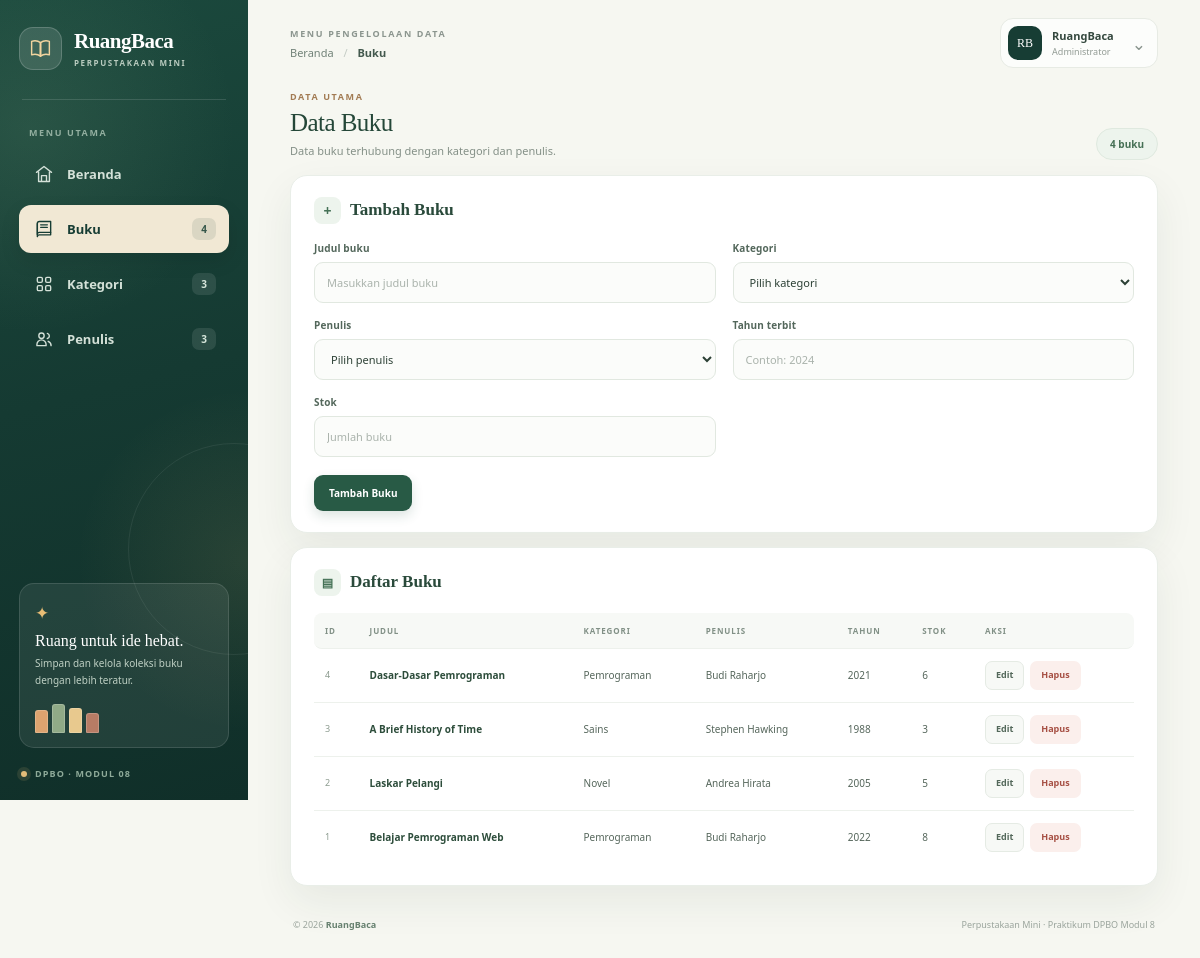
/index.php?page=buku, run on the app's committed database.
### tables this page shows
CREATE TABLE buku (
    id_buku INT AUTO_INCREMENT PRIMARY KEY,
    id_kategori INT NOT NULL,
    id_penulis INT NOT NULL,
    judul VARCHAR(150) NOT NULL,
    tahun_terbit YEAR NOT NULL,
    stok INT NOT NULL DEFAULT 0,

     
    CONSTRAINT fk_buku_kategori
        FOREIGN KEY (id_kategori) REFERENCES kategori(id_kategori)
        ON UPDATE CASCADE ON DELETE RESTRICT,

     
    CONSTRAINT fk_buku_penulis
        FOREIGN KEY (id_penulis) REFERENCES penulis(id_penulis)
        ON UPDATE CASCADE ON DELETE RESTRICT
);

CREATE TABLE kategori (
    id_kategori INT AUTO_INCREMENT PRIMARY KEY,
    nama_kategori VARCHAR(100) NOT NULL,
    deskripsi TEXT
);

CREATE TABLE penulis (
    id_penulis INT AUTO_INCREMENT PRIMARY KEY,
    nama_penulis VARCHAR(100) NOT NULL,
    negara VARCHAR(60)
);

### class/Buku.php (called while the page is built, shortened)
<?php
class Buku
{
    private $db;
    public function __construct($db)
    {
        $this->db = $db;
    }
    public function getAll()
    {
        $sql = 'SELECT buku.*, kategori.nama_kategori, penulis.nama_penulis
                FROM buku
                INNER JOIN kategori ON buku.id_kategori = kategori.id_kategori
                INNER JOIN penulis ON buku.id_penulis = penulis.id_penulis
                ORDER BY buku.id_buku DESC';
        $stmt = $this->db->prepare($sql);
        $stmt->execute();
        return $stmt->fetchAll();
    }
}

### config/helper.php (called while the page is built, shortened)
<?php
function e($value)
{
    return htmlspecialchars((string) $value, ENT_QUOTES, 'UTF-8');
}

### view/buku.php (the view, shortened to what this page needs)
<main>
    <section class="section-heading">
        <div>
            <p class="eyebrow">DATA UTAMA</p>
            <h2>Data Buku</h2>
            <p class="muted">Data buku terhubung dengan kategori dan penulis.</p>
        </div>
        <span class="count-label"><?php echo count($books); ?> buku</span>
    </section>
    <section class="panel form-panel">
        <h3><?php echo $bukuEdit ? 'Ubah Buku' : 'Tambah Buku'; ?></h3>
        <form method="POST" action="index.php">
            <div class="form-grid">
                <label>Judul buku
                    <input type="text" name="judul" required maxlength="150"
                           value="<?php echo e((isset($bukuEdit['judul']) ? $bukuEdit['judul'] : '')); ?>" placeholder="Masukkan judul buku">
                </label>
                <label>Kategori
                    <select name="id_kategori" required>
                        <option value="">Pilih kategori</option>
                    </select>
                </label>
                <label>Penulis
                    <select name="id_penulis" required>
                        <option value="">Pilih penulis</option>
                    </select>
                </label>
                <label>Tahun terbit
                    <input type="number" name="tahun_terbit" min="1901" max="2155" required
                           value="<?php echo e((isset($bukuEdit['tahun_terbit']) ? $bukuEdit['tahun_terbit'] : '')); ?>" placeholder="Contoh: 2024">
                </label>
                <label>Stok
                    <input type="number" name="stok" min="0" required
                           value="<?php echo e((isset($bukuEdit['stok']) ? $bukuEdit['stok'] : '')); ?>" placeholder="Jumlah buku">
                </label>
            </div>
            <div class="form-actions">
                <button type="submit" class="button primary"><?php echo $bukuEdit ? 'Simpan Perubahan' : 'Tambah Buku'; ?></button>
            </div>
        </form>
    </section>
    <section class="panel table-panel">
        <h3>Daftar Buku</h3>
        <div class="table-wrap">
            <table>
                <thead>
                    <tr>
                        <th>ID</th><th>Judul</th><th>Kategori</th><th>Penulis</th>
                        <th>Tahun</th><th>Stok</th><th>Aksi</th>
                    </tr>
                </thead>
                <tbody>
                <?php if (count($books) > 0): ?>
                    <?php foreach ($books as $book): ?>
                        <tr>
                            <td><?php echo e($book['id_buku']); ?></td>
                            <td><?php echo e($book['judul']); ?></td>
                            <td><?php echo e($book['nama_kategori']); ?></td>
                            <td><?php echo e($book['nama_penulis']); ?></td>
                            <td><?php echo e($book['tahun_terbit']); ?></td>
                            <td><?php echo e($book['stok']); ?></td>
                            <td class="actions">
                                <a class="button small secondary" href="index.php?page=buku&edit=<?php echo e($book['id_buku']); ?>">Edit</a>
                                <form method="POST" action="index.php">
                                    <button type="submit" class="button small danger">Hapus</button>
                                </form>
                            </td>
                        </tr>
                    <?php endforeach; ?>
                <?php else: ?>
                    <tr><td colspan="7" class="empty">Belum ada data buku.</td></tr>
                <?php endif; ?>
                </tbody>
            </table>
        </div>
    </section>
</main>

### style/style.css (style rules this page uses)
:root { --forest: #173d34; --forest-deep: #102f29; --forest-soft: #e7f0e9; --sage: #dce8dc; --cream: #f6f7f1; --paper: #ffffff; --ink: #1d302b; --muted: #78847d; --line: #e8ede7; --gold: #e8bd75; --coral: #d97962; --shadow: 0 16px 42px rgba(25, 55, 45, 0.07); }
* { box-sizing: border-box; }
html { min-width: 320px; scroll-behavior: smooth; }
body { margin: 0; color: var(--ink); background: var(--cream); font-family: "Segoe UI", Arial, sans-serif; font-size: 14px; -webkit-font-smoothing: antialiased; }
a { color: inherit; }
button, input, select, textarea { font: inherit; }
button, a { -webkit-tap-highlight-color: transparent; }
main { min-width: 0; }
.section-heading { display: flex; align-items: flex-end; justify-content: space-between; gap: 16px; margin: 4px 0 15px; }
.eyebrow { margin: 0 0 6px; color: #a27b53; font-size: 9px; font-weight: 800; letter-spacing: 1.6px; }
.section-heading h2 { margin: 0 0 5px; color: #244738; font-family: Georgia, "Times New Roman", serif; font-size: 25px; font-weight: 500; letter-spacing: -.55px; }
.subtitle, .muted { margin: 0; color: #849087; font-size: 11px; line-height: 1.6; }
.count-label { flex: 0 0 auto; padding: 8px 13px; border: 1px solid #dfe9df; border-radius: 30px; color: #467055; background: #edf4ed; font-size: 10px; font-weight: 800; white-space: nowrap; }
.panel { margin: 14px 0; padding: 21px 23px; border: 1px solid #e9eee8; border-radius: 17px; background: var(--paper); box-shadow: var(--shadow); }
.panel h3 { display: flex; align-items: center; gap: 9px; margin: 0 0 17px; color: #2a4a3b; font-family: Georgia, "Times New Roman", serif; font-size: 17px; font-weight: 600; }
.form-panel h3::before, .table-panel h3::before { display: grid; width: 27px; height: 27px; flex: 0 0 27px; place-items: center; border-radius: 8px; color: #467257; background: #edf4ed; font-family: "Segoe UI", Arial, sans-serif; font-size: 14px; }
.form-panel h3::before { content: "+"; }
.table-panel h3::before { content: "▤"; font-size: 12px; }
.form-grid { display: grid; grid-template-columns: repeat(2, minmax(0, 1fr)); gap: 15px 17px; }
label { display: flex; min-width: 0; flex-direction: column; gap: 7px; color: #53675b; font-size: 10px; font-weight: 800; letter-spacing: .15px; }
input, select, textarea { width: 100%; min-height: 41px; padding: 10px 12px; border: 1px solid #e1e8e0; border-radius: 9px; outline: none; color: #2c4035; background: #fbfcfa; font-size: 11px; font-weight: 400; transition: border .16s ease, box-shadow .16s ease, background .16s ease; }
input::placeholder, textarea::placeholder { color: #aab3ac; }
select { cursor: pointer; }
.form-actions { display: flex; flex-wrap: wrap; gap: 9px; margin-top: 18px; }
.button { display: inline-flex; min-height: 36px; align-items: center; justify-content: center; gap: 7px; padding: 9px 14px; border: 1px solid transparent; border-radius: 9px; color: #34493d; background: #edf2ed; font-size: 10px; font-weight: 800; text-decoration: none; cursor: pointer; transition: background .17s ease, color .17s ease, transform .17s ease, box-shadow .17s ease; }
.button.primary { color: #fff; background: #285a45; box-shadow: 0 5px 12px rgba(40,90,69,.16); }
.button.secondary { border-color: #e5ebe4; color: #53685a; background: #f7f9f6; }
.button.danger { color: #a64f43; background: #fbefec; }
.button.small { min-height: 29px; padding: 6px 10px; border-radius: 7px; font-size: 9px; }
.table-wrap { width: 100%; overflow-x: auto; }
table { width: 100%; border-collapse: separate; border-spacing: 0; color: #4b5e52; font-size: 10px; }
th, td { padding: 12px 11px; border-bottom: 1px solid #edf1ec; text-align: left; vertical-align: middle; }
th { color: #819086; background: #f7f9f6; font-size: 8px; font-weight: 800; letter-spacing: .9px; text-transform: uppercase; white-space: nowrap; }
th:first-child { border-radius: 8px 0 0 8px; }
th:last-child { border-radius: 0 8px 8px 0; }
td { color: #55665b; line-height: 1.5; }
td:first-child { color: #8b9a8e; font-size: 9px; }
td:nth-child(2) { color: #2d4d3b; font-weight: 700; }
tbody tr { transition: background .14s ease; }
tbody tr:last-child td { border-bottom: 0; }
.actions { display: flex; align-items: center; gap: 6px; white-space: nowrap; }
.actions form { display: inline-flex; margin: 0; }

### data on the page
buku: id_buku "4", judul "Dasar-Dasar Pemrograman", id_kategori.nama_kategori "Pemrograman", id_penulis.nama_penulis "Budi Raharjo", tahun_terbit "2021", stok "6"
buku: id_buku "3", judul "A Brief History of Time", id_kategori.nama_kategori "Sains", id_penulis.nama_penulis "Stephen Hawking", tahun_terbit "1988", stok "3"
buku: id_buku "2", judul "Laskar Pelangi", id_kategori.nama_kategori "Novel", id_penulis.nama_penulis "Andrea Hirata", tahun_terbit "2005", stok "5"
buku: id_buku "1", judul "Belajar Pemrograman Web", id_kategori.nama_kategori "Pemrograman", id_penulis.nama_penulis "Budi Raharjo", tahun_terbit "2022", stok "8"

### other printed values
count($books) "4"
count($categories) "3"
count($authors) "3"
$page "Buku"
